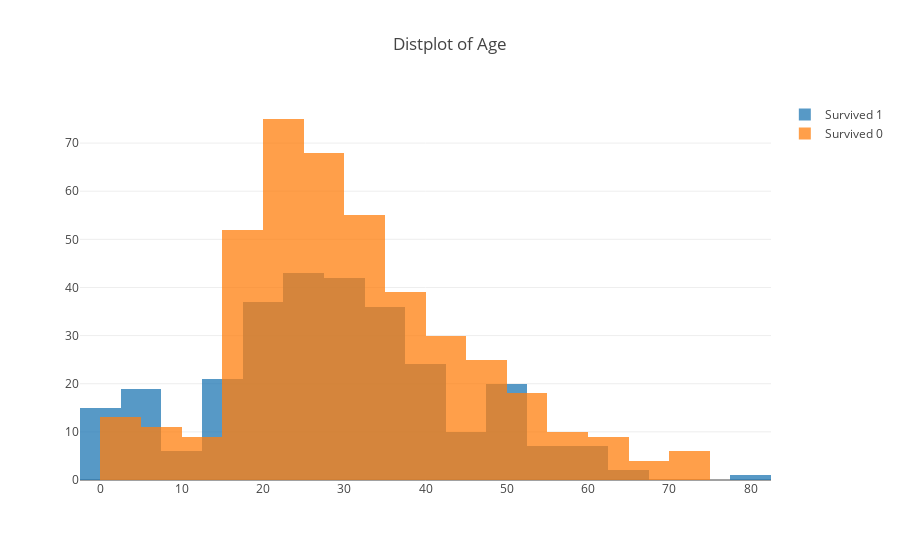

The cell this chart's notebook holds for it:
### Markdown cell above
### Visualize histogram

### Code cell
feature = 'Age'
trace = []
group_labels = []

for i in np.sort(df_train['Survived'].unique())[::-1]:
    trace.append(go.Histogram(x = df_train[df_train['Survived']==i][feature].dropna(),\
                              opacity = 0.75, nbinsx = 25,name = f"Survived {int(i)}"))

layout = go.Layout(barmode='overlay', title = f"Distplot of {feature}")
fig = go.Figure(data=trace, layout=layout)

# Plot!
plotly.offline.iplot(fig)

### Figure 1 — Plotly figure (JSON) as saved in the notebook; plotly's stock layout.template omitted (floating-point values rounded to 4 significant figures; data arrays with more than 128 entries replaced by an {"elided": "..."} marker saying what was removed)
{"data": [{"name": "Survived 1", "nbinsx": 25, "opacity": 0.75, "type": "histogram", "uid": "0627c972-a19b-4c0f-9456-49a92cfd6915", "x": {"elided": "290 float values"}}, {"name": "Survived 0", "nbinsx": 25, "opacity": 0.75, "type": "histogram", "uid": "1e8d0df0-e61d-41fd-90f4-553ae41842b2", "x": {"elided": "424 float values"}}], "layout": {"barmode": "overlay", "title": {"text": "Distplot of Age"}}}
